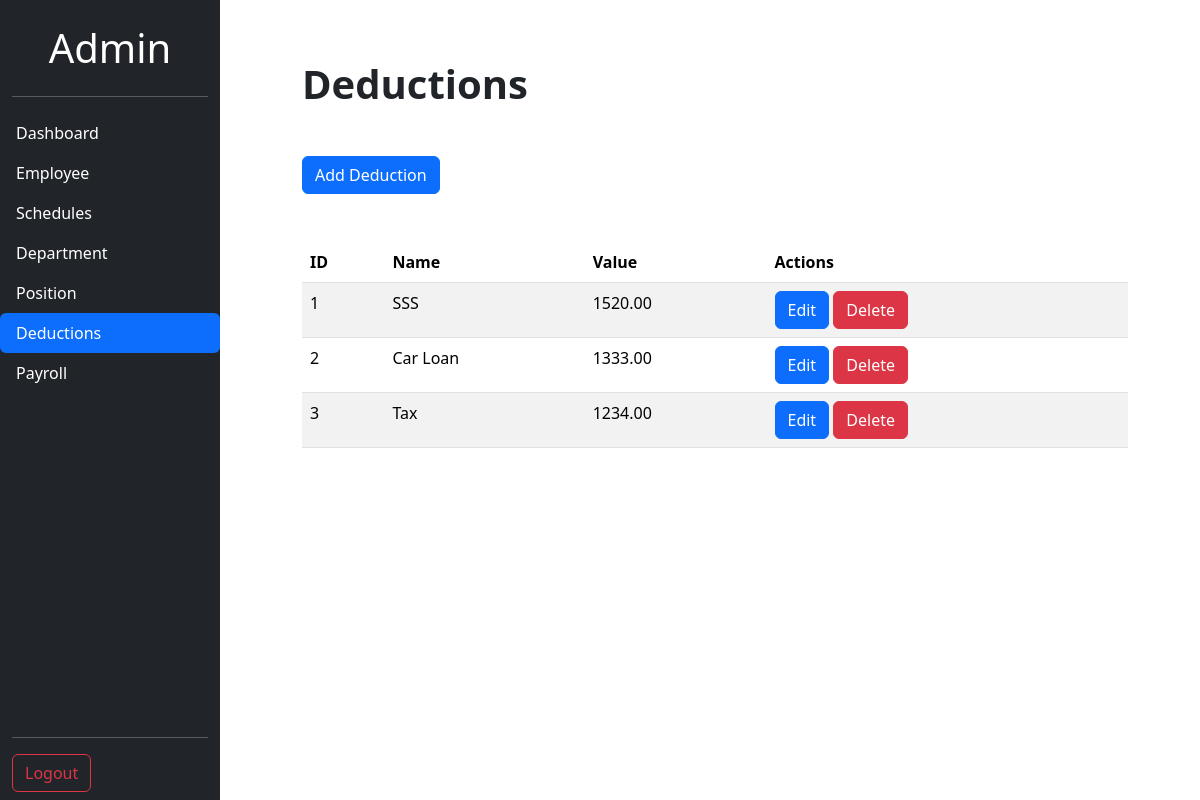
The app's page /Admin-Panel/deductions.php (signed in) with its own data.
### tables this page shows
CREATE TABLE `deductions` (
  `deduction_id` int(11) NOT NULL,
  `deduction_name` varchar(100) NOT NULL,
  `deduction_value` decimal(10,2) NOT NULL
);

### Admin-Panel/deductions.php (the view, shortened to what this page needs)
<?php
require '../includes/deduction.inc.php';
?>
<!DOCTYPE html>
<html lang="en">
<head>
  <link href="https://cdn.jsdelivr.net/npm/bootstrap@5.3.3/dist/css/bootstrap.min.css" rel="stylesheet" />
  <link rel="stylesheet" href="Styles/general.css" />
  <link rel="stylesheet" href="Styles/info.css" />
</head>
<body>
  <div class="d-flex flex-column position-fixed bot bg-dark vh-100 top-0 start-0" style="width: 220px">
    <div class="container-fluid text-center">
      <h1 class="text-white text-center mt-4">Admin</h1>
    </div>
    <div class="container">
      <hr class="text-white" />
    </div>
    <ul class="nav nav-pills flex-column mb-auto text-white">
      <li class="nav-item">
        <a class="nav-link text-start text-white" href="../Admin-Panel/dashboard.php">Dashboard</a>
      </li>
      <li class="nav-item items">
        <a class="nav-link text-white" href="../Admin-Panel/employee.php">Employee</a>
      </li>
      <li class="nav-item items">
        <a class="nav-link text-white" href="../Admin-Panel/schedules.php">Schedules</a>
      </li>
      <li class="nav-item items">
        <a class="nav-link text-white" href="../Admin-Panel/department.php">Department</a>
      </li>
      <li class="nav-item items">
        <a class="nav-link text-white" href="../Admin-Panel/position.php">Position</a>
      </li>
      <li class="nav-item items">
        <a class="nav-link text-white active" href="../Admin-Panel/deductions.php">Deductions</a>
      </li>
      <li class="nav-item items">
        <a class="nav-link text-white" href="../Admin-Panel/payroll.php">Payroll</a>
      </li>
    </ul>
    <div class="container">
      <hr class="text-white" />
    </div>
    <div class="container mb-2">
      <a class="btn btn-outline-danger" href="../includes/logout.inc.php">Logout</a>
    </div>
  </div>
  <div class="container">
    <h1 class="mb-5"><strong>Deductions</strong></h1>
  </div>
  <div class="container">
    <button type="button" class="btn btn-primary" data-bs-toggle="modal" data-bs-target="#add-deduction">Add Deduction</button>
  </div>
  <div class="container mt-5">
    <?php
    try {
      $stmt = $pdo->query("SELECT * FROM Deductions");
      $deductions = $stmt->fetchAll(PDO::FETCH_ASSOC);
    } catch (PDOException $e) {
      $_SESSION['error'] = "Error fetching deductions: " . $e->getMessage();
      header("Location: ../Admin-Panel/deductions.php");
      exit();
    }
    ?>
    <table class="table table-striped">
      <thead>
        <tr>
          <th scope="col">ID</th>
          <th scope="col">Name</th>
          <th scope="col">Value</th>
          <th scope="col">Actions</th>
        </tr>
      </thead>
      <tbody>
        <?php foreach ($deductions as $deduction): ?>
          <tr>
            <td><?php echo htmlspecialchars($deduction['deduction_id']); ?></td>
            <td><?php echo htmlspecialchars($deduction['deduction_name']); ?></td>
            <td><?php echo $deduction['deduction_value']; ?></td>
            <td>
              <button type="button" class="btn btn-primary" data-bs-toggle="modal" data-bs-target="#edit-deduction-<?php echo $deduction['deduction_id']; ?>">Edit</button>
              <a href="../includes/deduction.inc.php?delete-id=<?php echo $deduction['deduction_id']; ?>" class="btn btn-danger" onclick="return confirm('Are you sure you want to delete this deduction?')">Delete</a>
            </td>
          </tr>
        <?php endforeach; ?>
      </tbody>
    </table>
  </div>
</body>
</html>

### Admin-Panel/Styles/general.css (style rules this page uses)
body { background-color: rgb(255, 255, 255); margin: 0; padding-top: 60px; padding-left: 290px; padding-bottom: 60px; padding-right: 60px; }
.items { background-color: rgb(33, 37, 41); transition: background-color 0.15s; }

### records on screen
deductions: deduction_id "1", deduction_name "SSS", deduction_value "1520.00"
deductions: deduction_id "2", deduction_name "Car Loan", deduction_value "1333.00"
deductions: deduction_id "3", deduction_name "Tax", deduction_value "1234.00"
